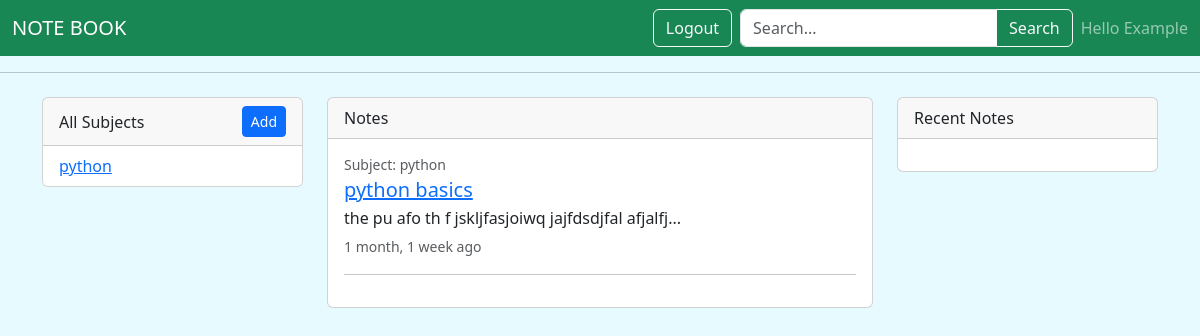
The app's page /home/ (signed in) with its own data.
### Noteapp/models.py (models this page shows)
class Subject(models.Model):
    user = models.ForeignKey(User, on_delete=models.CASCADE)
    name = models.CharField(max_length=255)
    description = models.TextField(null=True, blank=True)
    created = models.DateTimeField(auto_now_add=True)
    updated = models.DateTimeField(auto_now=True)
    class Meta:
        ordering = ['-created', '-updated']
    def __str__(self):
        return self.name

class Note(models.Model):
    subject = models.ForeignKey(Subject, on_delete=models.CASCADE)
    user = models.ForeignKey(User, on_delete=models.CASCADE)
    title = models.CharField(max_length=200)
    note = models.TextField()
    created = models.DateTimeField(auto_now_add=True)
    updated = models.DateTimeField(auto_now=True)
    class Meta:
        ordering = ['-created', '-updated']
    def __str__(self):
        return self.note[:50]

### Noteapp/views.py (the view)
# urls.py: path("home/", views.home, name="home"),
@login_required(login_url='login')
def home(request):
    q = request.GET.get("q") if request.GET.get("q") != None else ''
    subjects = Subject.objects.filter(user=request.user)
    Notes = Note.objects.filter(
        Q(user=request.user) & (
            Q(title__icontains=q)|
            Q(subject__name__icontains=q)
        )
    )
    context = {
        'subjects':subjects,
        'notes':Notes
    }
    return render(request, "Noteapp/home.html", context)

### Noteapp/templates/Noteapp/home.html
{% extends 'Noteapp/main.html' %}
{% block form %}
        <form class="d-flex" action="" method="get">
                <div class="input-group">
                        <input type="search" name="q" class="form-control" placeholder="Search...">
                        <button class="btn btn-outline-light" type="submit">Search</button>
                </div>
        </form>
{% endblock %}
{% block content %}
<div class="container my-4">
    <div class="row">
        <aside class="col-12 col-md-3 mb-3">
            <div class="card">
                <div class="card-header d-flex justify-content-between align-items-center">
                    <span>All Subjects</span>
                    <a href="{% url 'addsubject' %}" class="btn btn-sm btn-primary">Add</a>
                </div>
                <ul class="list-group list-group-flush">
                    {% for subject in subjects %}
                        <li class="list-group-item">
                            <a href="{% url 'subject' subject.id %}">{{ subject.name }}</a>
                        </li>
                    {% empty %}
                        <li class="list-group-item">No subjects yet.</li>
                    {% endfor %}
                </ul>
            </div>
        </aside>
        <main class="col-12 col-md-6 mb-3">
            <div class="card">
                <div class="card-header">Notes</div>
                <div class="card-body">
                    {% for note in notes %}
                        <div class="mb-3">
                            <h6 class="mb-1"><small class="text-muted">Subject: {{ note.subject }}</small></h6>
                            <h5 class="mb-1"><a href="{% url 'note' note.id %}">{{ note.title }}</a></h5>
                            <p class="mb-1 text-truncate">{{ note }}...</p>
                            <small class="text-muted">{{ note.updated|timesince }} ago</small>
                            <hr>
                        </div>
                    {% empty %}
                        <p>No notes yet.</p>
                    {% endfor %}
                </div>
            </div>
        </main>
        <aside class="col-12 col-md-3 mb-3">
            <div class="card">
                <div class="card-header">Recent Notes</div>
                <div class="card-body">
                </div>
            </div>
        </aside>
    </div>
</div>
{% endblock %}

### Noteapp/templates/Noteapp/main.html (shortened to what this page needs)
<!DOCTYPE html>
<html lang="en">
<head>
    <link href="https://cdn.jsdelivr.net/npm/bootstrap@5.3.0/dist/css/bootstrap.min.css" rel="stylesheet">
</head>
<body>
    <nav class="navbar navbar-expand-lg navbar-dark bg-success">
      <div class="container-fluid">
        <a class="navbar-brand" href="{% url 'home' %}">NOTE BOOK</a>
        {% if user.is_authenticated %}
          <div class="d-flex align-items-center ms-auto">
            <a class="btn btn-outline-light me-2" href="{% url 'logoutUser' %}">Logout</a>
            <div class="me-2">
              {% block form %}{% endblock %}
            </div>
            <span class="navbar-text">Hello {{user.username.capitalize}}</span>
          </div>
        {% endif %}
      </div>
    </nav>
    <hr>
    {% block content %}
    {% endblock %}
</body>
</html>

### Noteapp/templates/Noteapp/main.html (style rules this page uses)
html { padding: 0px; }
body { background-color: #e7faff; padding: 0px; margin: 0px; }

### records on screen
Subject: name "python"
Note: subject "python", title "python basics", note "the pu afo th f jskljfasjoiwq jajfdsdjfal afjalfj", updated "1 month, 1 week"

### other values on screen
{{ user.username.capitalize }} "Example"
